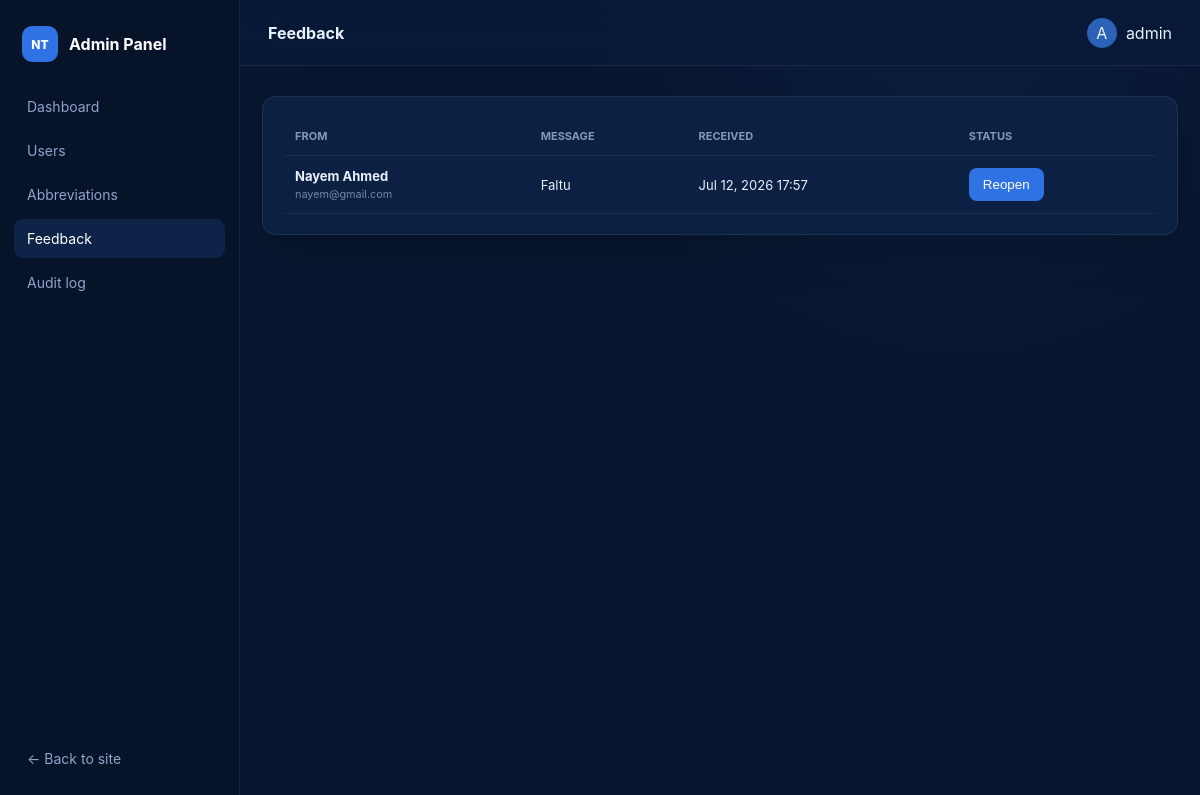
The app's page /panel/feedback/ (signed in) with its own data.
### abbreviation_tool/models.py (models this page shows, shortened)
class Feedback(models.Model):
    user = models.ForeignKey(settings.AUTH_USER_MODEL, blank=True, null=True, on_delete=models.SET_NULL, related_name="abbreviation_feedback")
    name = models.CharField(max_length=150)
    email = models.EmailField(blank=True)
    message = models.TextField(max_length=4000)
    resolved = models.BooleanField(default=False)
    created_at = models.DateTimeField(auto_now_add=True)
    class Meta:
        ordering = ("-created_at",)
        verbose_name_plural = "feedback"

### accounts/views.py (the view)
# urls.py: path("feedback/", views.feedback_list, name="feedback_list"),
@admin_required
def feedback_list(request):
    feedback = Feedback.objects.select_related("user").order_by("resolved", "-created_at")[:500]
    return render(request, "admin_panel/feedback_list.html", {"feedback_items": feedback})

### accounts/utils.py (called while the page is built)
def user_role(user):
    if not getattr(user, "is_authenticated", False):
        return None
    if user.is_superuser or user.is_staff:
        return UserProfile.Role.ADMIN
    try:
        return user.profile.role
    except UserProfile.DoesNotExist:
        profile, _ = UserProfile.objects.get_or_create(user=user, defaults={"role": UserProfile.Role.USER})
        return profile.role

def is_admin_user(user):
    return user_role(user) == UserProfile.Role.ADMIN

### home_ai/context_processors.py (called while the page is built)
def feature_flags(request):
    from accounts.utils import is_admin_user
    return {"docx_abbreviation_tool_enabled": settings.DOCX_ABBREVIATION_TOOL_ENABLED, "is_admin_user": is_admin_user(request.user)}

### templates/admin_panel/feedback_list.html
{% extends 'admin_panel/base_admin.html' %}{% block title %}Feedback{% endblock %}{% block page_title %}Feedback{% endblock %}{% block content %}<section class="panel-card"><div class="table-wrap"><table><thead><tr><th>From</th><th>Message</th><th>Received</th><th>Status</th></tr></thead><tbody>{% for item in feedback_items %}<tr><td><strong>{{ item.name }}</strong><small>{{ item.email|default:'No email' }}</small></td><td>{{ item.message }}</td><td>{{ item.created_at|date:'M j, Y H:i' }}</td><td><form method="post" action="{% url 'admin_panel:toggle_feedback' item.id %}">{% csrf_token %}<button type="submit" class="small-button">{% if item.resolved %}Reopen{% else %}Resolve{% endif %}</button></form></td></tr>{% empty %}<tr><td colspan="4">No feedback.</td></tr>{% endfor %}</tbody></table></div></section>{% endblock %}

### templates/admin_panel/base_admin.html (shortened to what this page needs)
{% load static %}<!doctype html>
<html lang="en"><head><link rel="stylesheet" href="{% static 'css/admin_panel.css' %}"></head>
<body class="admin-shell">
<aside class="admin-sidebar" id="admin-sidebar">
  <a class="admin-brand" href="{% url 'admin_panel:dashboard' %}"><span>NT</span><strong>Admin Panel</strong></a>
  <nav aria-label="Admin navigation">
    <a href="{% url 'admin_panel:dashboard' %}"{% if request.resolver_match.url_name == 'dashboard' or request.resolver_match.url_name == 'dashboard_alias' %} class="active"{% endif %}>Dashboard</a>
    <a href="{% url 'admin_panel:user_list' %}"{% if 'user_' in request.resolver_match.url_name %} class="active"{% endif %}>Users</a>
    <a href="{% url 'abbreviation_tool:manage_dictionary' %}">Abbreviations</a>
    <a href="{% url 'admin_panel:feedback_list' %}"{% if request.resolver_match.url_name == 'feedback_list' %} class="active"{% endif %}>Feedback</a>
    <a href="{% url 'admin_panel:audit_log' %}"{% if request.resolver_match.url_name == 'audit_log' %} class="active"{% endif %}>Audit log</a>
  </nav>
  <a class="back-site" href="{% url 'home' %}">← Back to site</a>
</aside>
<div class="admin-page">
  <header class="admin-topbar"><span class="topbar-title">{% block page_title %}{% endblock %}</span><details class="admin-account"><summary><span>{{ request.user.username|first|upper }}</span>{{ request.user.username }}</summary></details></header>
  <main class="admin-content">{% for message in messages %}<div class="panel-message {{ message.tags }}">{{ message }}</div>{% endfor %}{% block content %}{% endblock %}</main>
</div>
</body></html>

### static/css/admin_panel.css (style rules this page uses)
:root { font-family:Inter,"DM Sans",system-ui,sans-serif;color:#eaf1ff;background:#06152f }
* { box-sizing:border-box }
body { margin:0 }
.admin-shell { min-height:100vh;background:radial-gradient(circle at 80% 0,#183b7133,transparent 30%),#07162f }
.admin-sidebar { position:fixed;z-index:20;inset:0 auto 0 0;width:240px;display:flex;flex-direction:column;padding:22px 14px;border-right:1px solid #ffffff12;background:#061329 }
.admin-brand { display:flex;align-items:center;gap:11px;padding:4px 8px 25px;color:#fff;text-decoration:none }
.admin-brand span { display:grid;place-items:center;width:36px;height:36px;border-radius:10px;background:#2f72e4;font-size:12px;font-weight:800 }
.admin-sidebar nav { display:grid;gap:5px }
.admin-sidebar nav a,.back-site { padding:11px 13px;border-radius:9px;color:#8fa5c9;text-decoration:none;font-size:14px }
.admin-sidebar nav a:hover,.admin-sidebar nav a.active { color:#fff;background:#3474df2b }
.back-site { margin-top:auto }
.admin-page { min-height:100vh;margin-left:240px }
.admin-topbar { position:sticky;z-index:10;top:0;height:66px;display:flex;align-items:center;padding:0 28px;border-bottom:1px solid #ffffff12;background:#081a37e8;backdrop-filter:blur(15px) }
.topbar-title { font-weight:700 }
.admin-account { position:relative;margin-left:auto }
.admin-account summary { display:flex;align-items:center;gap:9px;cursor:pointer;list-style:none }
.admin-account summary span { display:grid;place-items:center;width:30px;height:30px;border-radius:50%;background:#2c61b8 }
.admin-content { width:min(1320px,calc(100% - 44px));margin:auto;padding:30px 0 70px }
.stat-grid article,.panel-card { border:1px solid #ffffff13;border-radius:14px;background:#0b2042;box-shadow:0 16px 45px #0002 }
.panel-card { padding:20px;overflow:hidden }
.table-wrap { overflow:auto }
table { width:100%;border-collapse:collapse }
th,td { padding:12px;border-bottom:1px solid #ffffff10;text-align:left;font-size:13px }
th { color:#8499ba;font-size:11px;text-transform:uppercase }
td small { display:block;margin-top:4px;color:#7388aa }
.panel-filters button,.access-form button,.small-button { padding:9px 14px;border:0;border-radius:8px;color:#fff;background:#2f72e4;cursor:pointer }

### records on screen
Feedback: name "Nayem Ahmed", email "nayem@gmail.com", message "Faltu", created_at "Jul 12, 2026 17:57", resolved "Reopen"

### other values on screen
{{ request.user.username|first|upper }} "A"
{{ request.user.username }} "admin"
